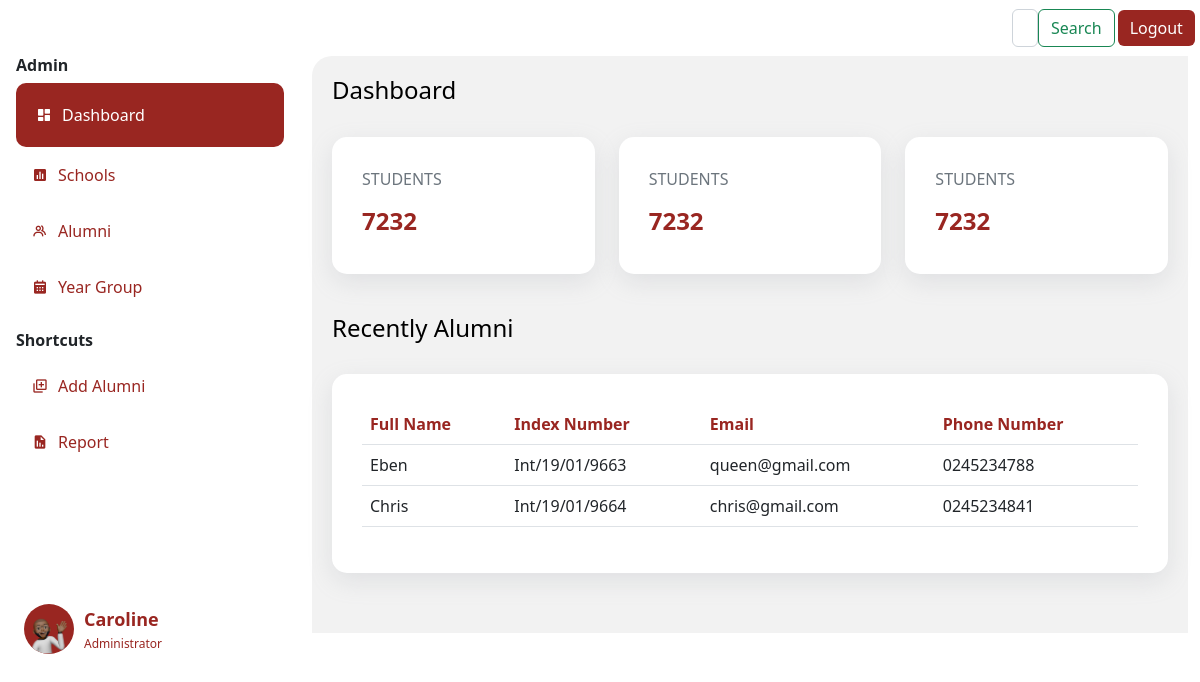
Page /dashboard (signed in) on the committed database.
### app.py (models this page shows, shortened)
class Person(db.Model, UserMixin):
    id= db.Column(db.Integer, primary_key=True)
    name= db.Column(db.String(200), )
    yearCompleted= db.Column(db.String(200), )
    nationality= db.Column(db.String(200), )
    contact= db.Column(db.Integer(), )
    email= db.Column(db.String(200), nullable=True)
    faculty= db.Column(db.String(200), nullable=True)
    hallofresidence= db.Column(db.String(200), nullable=True)
    password= db.Column(db.String(20))
    school= db.Column(db.String(20))
    email= db.Column(db.String(20), nullable=True)
    phone= db.Column(db.String(10), nullable=True )
    indexnumber=db.Column(db.String())
    password=db.Column(db.String)
    gender= db.Column(db.String()    )
    department= db.Column(db.String()    )
    program= db.Column(db.String()   )
    telephone= db.Column(db.String()   )
    admitted= db.Column(db.Integer()  )
    address= db.Column(db.String()   )
    work= db.Column(db.String()  )
    guardian= db.Column(db.String()  )
    kin= db.Column(db.String()   )
    relationship= db.Column(db.String()  )
    marital= db.Column(db.String()   )
    health= db.Column(db.String()    )
    form=db.Column(db.String())
    extra= db.Column(db.String()     )
    image_file = db.Column(db.String(20))

class User(db.Model,UserMixin):
    id= db.Column(db.Integer, primary_key=True)
    fullname= db.Column(db.String()  )
    indexnumber= db.Column(db.Integer())
    gender= db.Column(db.String()    )
    school= db.Column(db.String()    )
    department= db.Column(db.String()    )
    program= db.Column(db.String()   )
    completed= db.Column(db.Integer()     )
    admitted= db.Column(db.Integer()  )
    email= db.Column(db.String()     )
    telephone= db.Column(db.String()     )
    hall= db.Column(db.String()  )
    nationality= db.Column(db.String()   )
    address= db.Column(db.String()   )
    work= db.Column(db.String()  )
    guardian= db.Column(db.String()  )
    kin= db.Column(db.String()   )
    relationship= db.Column(db.String()  )
    marital= db.Column(db.String()   )
    health= db.Column(db.String()    )
    extra= db.Column(db.String()     )
    image_file = db.Column(db.String(20))
    def __repr__(self):
        return f"User('{self.id}', {self.fullname}, {self.gender}'"

### app.py (the view)
@app.route('/dashboard')
@login_required
def dashboard():
    users=User.query.order_by(User.id.desc()).all()
    print(users)
    if current_user == None:
        flash("Welcome to the CentralAlumina " + current_user.email, "Success")
        flash(f"There was a problem")
    return render_template('dashboard.html', title='dashboard',users=users)
    eay

### forms.py
class Search(FlaskForm):
    searched = StringField('Searched', validators=[DataRequired()])
    submit = SubmitField('Search')

### app.py (called while the page is built)
@login_manager.user_loader
def load_user(user_id):
    return Person.query.get(int(user_id))

@app.context_processor
def base():
    form=Search()
    return dict(form=form)

### templates/dashboard.html (shortened to what this page needs)
{% extends 'layout.html' %}
{% block body %}
  <h4>Dashboard</h4>
  <br>
  <div class="row" style="justify-content: space-between;">
    <div class="col-md-4 ">
      <div class="dashboard-item" data-aos="fade-up">
        <p class="text-muted">STUDENTS</p>
        <h4 class="dashboard-item-text" ><b>7232</b></h4>
      </div>
    </div>
    <div class="col-md-4 ">
      <div class="dashboard-item" ->
        <p class="text-muted">STUDENTS</p>
        <h4 class="dashboard-item-text" ><b>7232</b></h4>
      </div>
    </div>
    <div class="col-md-4 ">
      <div class="dashboard-item" data-aos="fade-up" data-aos-delay="900">
        <p class="text-muted">STUDENTS</p>
        <h4 class="dashboard-item-text" ><b>7232</b></h4>
      </div>
    </div>
  </div>
  <h4>Recently Alumni</h4>
  <br>
  <div class="dashboard-item" data-aos="fade-up" data-aos-delay="1500">
    <table class="table" >
      <thead style="color: #992621;">
        <tr>
          <th scope="col">Full Name</th>
          <th scope="col">Index Number</th>
          <th scope="col">Email</th>
          <th scope="col">Phone Number</th>
        </tr>
      </thead>
      {%for user in users%}
      <tbody>
        <tr>
          <td>{{user.fullname}}</td>
          <td>{{user.indexnumber}}</td>
          <td>{{user.email}}</td>
          <td>{{user.telephone}}</td>
        </tr>
      </tbody>
      {% endfor %}
    </table>
  </div>
{% endblock body %}

### templates/layout.html (shortened to what this page needs)
<!doctype html>
<html lang="en">
  <head>
    <head>
    </head>
    <link rel="stylesheet" type="text/css" href="{{ url_for('static', filename='css/newstyle.css')}}">
    <link href="https://unpkg.com/aos@2.3.1/dist/aos.css" rel="stylesheet">
    <link href='https://unpkg.com/boxicons@2.1.2/css/boxicons.min.css' rel='stylesheet'>
    <link href="https://cdn.jsdelivr.net/npm/bootstrap@5.2.1/dist/css/bootstrap.min.css" rel="stylesheet">
  </head>
  <body>
      <nav class="navbar navbar-expand-lg sticky-top" style="background: #fff; ">
        <div class="container-fluid">
          <div class="collapse navbar-collapse me-2" id="navbarSupportedContent" style="width: 100%;">
            <form class="d-flex " role="search" method='POST' action='{{url_for('search')}}' >
              <input class="form-control " type="search" name='searched' placeholder="Search" aria-label="Search">
              <button class="btn btn-outline-success" type="submit">Search</button>
                </form>
            <button class="btn" style="color: #fff; background: #992621; border: none; margin-left: 3px;" type="logout">
              <a href="{{url_for('logout')}}" style="text-decoration: none; color: #fff;">Logout</a>
            </button>
          </div>
        </div>
      </nav>
      <div class="container-fluid" >
        <div class="row" >
            <div class="col-3 px-1 position-fixed" id="sticky-sidebar">
              <div class="container" >
                  <div class="side-menu">
                    <h6 class="divider"><b>Admin </b></h6>
                    {% if title == 'dashboard' %}
                    <div class="side-nav-button-active">
                      <i class='bx bxs-dashboard icon'></i>
                      <a href="/dashboard" class="side-nav-button-text">Dashboard</a>
                    </div>
                    {% else %}
                    <div class="side-nav-button">
                      <i class='bx bxs-dashboard icon'></i>
                      <a href="/dashboard" class="side-nav-button-text">Dashboard</a>
                    </div>
                    {% endif %}
                    {% if title == "newschools" %}
                    <div class="side-nav-button-active">
                      <i class='bx bxs-bar-chart-square icon'></i>
                      <a href="/newschools" class="side-nav-button-text">Schools</a>
                    </div>
                    {% else %}
                    <div class="side-nav-button">
                      <i class='bx bxs-bar-chart-square icon'></i>
                      <a href="/newschools" class="side-nav-button-text">Schools</a>
                    </div>
                    {% endif %}
                    {% if title == "list" %}
                    <div class="side-nav-button-active">
                      <i class='bx bx-group icon' ></i>
                      <a href="/list" class="side-nav-button-text">Alumni</a>
                    </div>
                    {% else %}
                    <div class="side-nav-button">
                      <i class='bx bx-group icon' ></i>
                      <a href="/list" class="side-nav-button-text">Alumni</a>
                    </div>
                    {% endif %}
                    {% if title == "year" %}
                    <div class="side-nav-button-active">
                      <i class='bx bxs-calendar icon' ></i>
                      <a href="/year" class="side-nav-button-text">Year Group</a>
                    </div>
                    {% else %}
                    <div class="side-nav-button">
                      <i class='bx bxs-calendar icon' ></i>
                      <a href="/year" class="side-nav-button-text">Year Group</a>
                    </div>
                    {% endif %}
                  </div>
                  <div class="side-menu">
                    <h6 class="divider" style="margin-top: 2vh;"><b>Shortcuts</b> </h6>
                    {% if title == "addalumni" %}
                      <div class="side-nav-button-active">
                        <i class='bx bx-add-to-queue icon' ></i>
                        <a href="/addalumni" class="side-nav-button-text">Add Alumni</a>
                      </div>
                      {% else %}
                      <div class="side-nav-button">
                        <i class='bx bx-add-to-queue icon' ></i>
                        <a href="/addalumni" class="side-nav-button-text">Add Alumni</a>
                      </div>
                    {% endif %}
                    {% if title == "newreport" %}
                    <div class="side-nav-button-active">
                      <i class='bx bxs-report icon' ></i>
                      <a href="/newreport" class="side-nav-button-text">Report</a>
                    </div>
                    {% else %}
                    <div class="side-nav-button">
                      <i class='bx bxs-report icon' ></i>
                      <a href="/newreport" class="side-nav-button-text">Report</a>
                    </div>
                    {% endif %}
                  </div>
                  <div class="profile-details" style=" bottom: 0; padding-top: 50%;">
                    <div class="elipse" style="background: #992621; border-radius: 50%;">
                      <img src="static/img/memoji.png" alt="" width="100%" >
                    </div>
                    <div class="profile-info" style="padding-left: 10px;">
                      <div class="profile-name"><b>{{current_user.name}}</b> </div>
                      <div class="title">Administrator</div>
                    </div>
                  </div>
        </div>
            </div>
            <div class="col offset-3" id="main">
              <div class="container" style="background-color: #f2f2f2; padding: 20px; border-radius: 20px 0 0 0;">
              {% block body %}
              {% endblock%}
              </div>
            </div>
        </div>
    </div>
</body>
</html>

### static/css/newstyle.css (style rules this page uses)
body { background: #f2f2f2; }
.side-nav-button { padding: 16px; background-color: #fff; border-radius: 10px; color: #992621; display: flex; align-items: center; }
h4 { color: black; }
.side-nav-button-text { margin: 0; padding-left: 10px; }
.side-nav-button-active { padding: 20px; background-color: #992621; border-radius: 10px; color: #fff; display: flex; align-items: center; }
.side-nav-button a { text-decoration: none; color: #992621; }
.side-nav-button-active a { text-decoration: none; color: #fff; }
.dashboard-item { background-color: #fff; padding: 30px; border-radius: 15px; color: #fff; margin: 0; box-shadow: rgba(149, 157, 165, 0.2) 0px 8px 24px; margin-bottom: 5vh; justify-content: space-between; }
.dashboard-item-text { margin-top: 0; color: #992621; }
.profile-details { border-radius: 10px; padding: 8px; display: flex; align-items: center; }
.elipse img { width: 50px; height: 50px; border-radius: 50%; }
.profile-name { color: #992621; font-size: 18px; font-weight: 500; margin-bottom: 2px; }
.title { font-size: 12px; color: #992621; font-weight: 400; }

### rows in the picture
Person: name "Caroline"
User: fullname "Eben", indexnumber "Int/19/01/9663", email "queen@gmail.com", telephone "0245234788"
User: fullname "Chris", indexnumber "Int/19/01/9664", email "chris@gmail.com", telephone "0245234841"
